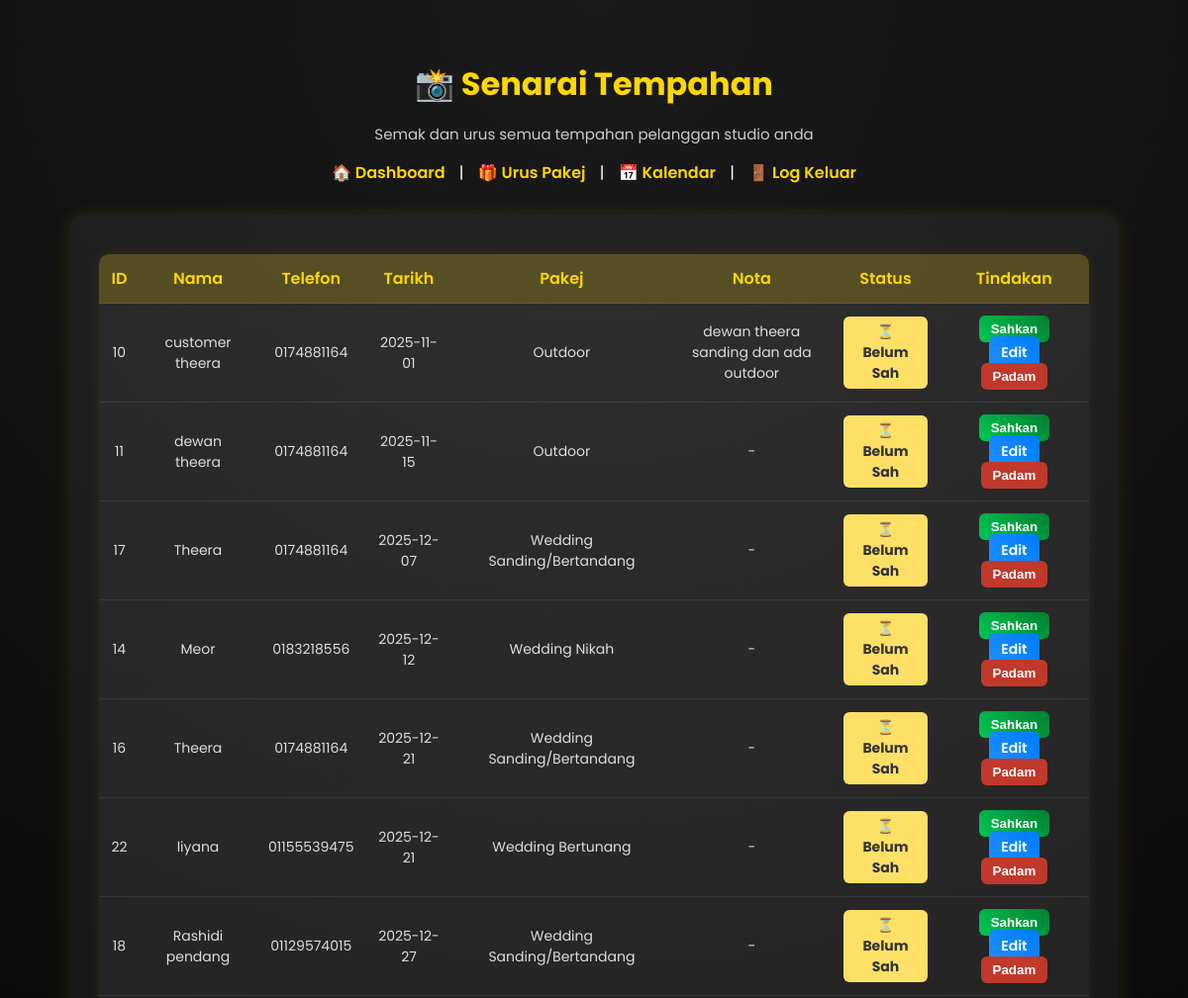
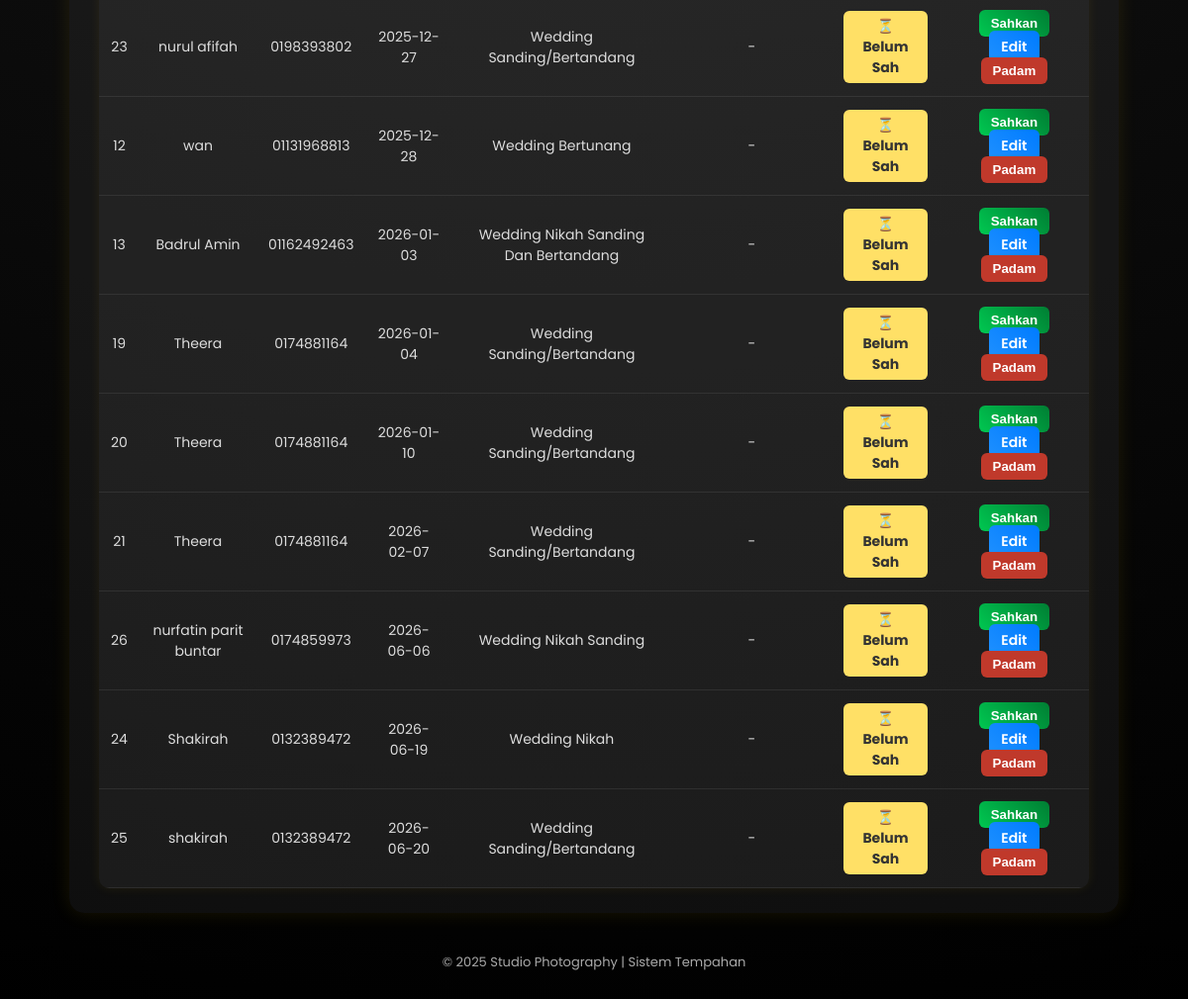
/bookings (signed in), run on the app's committed database (2 pictures, top to bottom).
### tables this page shows
CREATE TABLE bookings (
            id INTEGER PRIMARY KEY AUTOINCREMENT,
            nama TEXT NOT NULL,
            phone TEXT NOT NULL,
            tarikh TEXT NOT NULL,
            pakej TEXT NOT NULL
        , note TEXT);

### app.py (the view)
@app.route('/bookings')
def bookings():
    if not session.get('admin_logged_in'):
        return redirect(url_for('login'))
    conn = get_db_connection()
    rows = conn.execute("SELECT * FROM bookings ORDER BY tarikh ASC").fetchall()
    conn.close()
    return render_template('bookings.html', bookings=rows)

### app.py (called while the page is built)
def get_db_connection():
    conn = sqlite3.connect(DB_NAME)
    conn.row_factory = sqlite3.Row
    return conn

### templates/bookings.html (shortened to what this page needs)
<!DOCTYPE html>
<html lang="ms">
<head>
</head>
<body>
  <h1>📸 Senarai Tempahan</h1>
  <p>Semak dan urus semua tempahan pelanggan studio anda</p>
  <div class="top-links">
    <a href="{{ url_for('admin_dashboard') }}">🏠 Dashboard</a> |
    <a href="{{ url_for('urus_pakej') }}">🎁 Urus Pakej</a> |
    <a href="{{ url_for('calendar') }}">📅 Kalendar</a> |
    <a href="{{ url_for('logout') }}">🚪 Log Keluar</a>
  </div>
  <div class="container">
    {% if bookings %}
    <table>
      <thead>
        <tr>
          <th>ID</th>
          <th>Nama</th>
          <th>Telefon</th>
          <th>Tarikh</th>
          <th>Pakej</th>
          <th>Nota</th>
          <th>Status</th>
          <th>Tindakan</th>
        </tr>
      </thead>
      <tbody>
        {% for b in bookings %}
        <tr>
          <td data-label="ID">{{ b.id }}</td>
          <td data-label="Nama">{{ b.nama }}</td>
          <td data-label="Telefon">{{ b.phone }}</td>
          <td data-label="Tarikh">{{ b.tarikh }}</td>
          <td data-label="Pakej">{{ b.pakej }}</td>
          <td data-label="Nota">{{ b.note or '-' }}</td>
          <td data-label="Status">
            {% if b.status == "Disahkan" %}
              <span class="status status-sah">✅ Disahkan</span>
            {% else %}
              <span class="status status-belum">⏳ Belum Sah</span>
            {% endif %}
          </td>
          <td data-label="Tindakan">
            {% if b.status != "Disahkan" %}
            <form action="/confirm/{{ b.id }}" method="post" style="display:inline;">
              <button class="btn btn-confirm" type="submit">Sahkan</button>
            </form>
            {% endif %}
            <a href="/edit/{{ b.id }}" class="btn btn-edit">Edit</a>
            <form action="/delete/{{ b.id }}" method="post" style="display:inline;">
              <button class="btn btn-delete" type="submit" onclick="return confirm('Padam tempahan ini?')">Padam</button>
            </form>
          </td>
        </tr>
        {% endfor %}
      </tbody>
    </table>
    {% else %}
      <p>❌ Tiada tempahan ditemui.</p>
    {% endif %}
  </div>
  <footer>© 2025 Studio Photography | Sistem Tempahan</footer>
</body>
</html>

### templates/bookings.html (style rules this page uses)
body { font-family: "Poppins", sans-serif; background: radial-gradient(circle at top, #1a1a1a, #000); color: #fff; margin: 0; padding: 40px; text-align: center; }
h1 { color: #FFD700; margin-bottom: 10px; }
p { color: #ccc; font-size: 15px; }
.top-links { margin-bottom: 30px; }
a { color: #FFD700; text-decoration: none; font-weight: 600; margin: 0 10px; transition: 0.2s; }
.container { max-width: 1000px; margin: auto; background: rgba(255, 255, 255, 0.05); padding: 25px 30px; border-radius: 15px; box-shadow: 0 0 20px rgba(255, 215, 0, 0.1); }
table { width: 100%; border-collapse: collapse; margin-top: 15px; background: rgba(255, 255, 255, 0.05); border-radius: 10px; overflow: hidden; box-shadow: 0 0 12px rgba(255, 215, 0, 0.08); }
th, td { padding: 12px; border-bottom: 1px solid rgba(255, 255, 255, 0.08); text-align: center; }
th { background: rgba(255, 215, 0, 0.2); color: #FFD700; font-weight: 600; }
td { color: #ddd; font-size: 14px; }
.btn { padding: 6px 12px; border: none; border-radius: 6px; font-weight: 600; cursor: pointer; transition: 0.3s; }
.btn-edit { background: linear-gradient(45deg, #1e90ff, #007bff); color: #fff; }
.btn-delete { background: #c0392b; color: white; }
.btn-confirm { background: linear-gradient(45deg, #00c851, #007e33); color: white; }
.status { font-weight: bold; border-radius: 6px; padding: 5px 10px; display: inline-block; }
.status-belum { background: #ffe066; color: #333; }
footer { margin-top: 40px; color: #aaa; font-size: 13px; }

### data on the page
bookings: id "10", nama "customer theera", phone "0174881164", tarikh "2025-11-01", pakej "Outdoor", note "dewan theera sanding dan ada outdoor"
bookings: id "11", nama "dewan theera", phone "0174881164", tarikh "2025-11-15", pakej "Outdoor", note "-"
bookings: id "17", nama "Theera", phone "0174881164", tarikh "2025-12-07", pakej "Wedding Sanding/Bertandang", note "-"
bookings: id "14", nama "Meor", phone "0183218556", tarikh "2025-12-12", pakej "Wedding Nikah", note "-"
bookings: id "16", nama "Theera", phone "0174881164", tarikh "2025-12-21", pakej "Wedding Sanding/Bertandang", note "-"
bookings: id "22", nama "liyana", phone "01155539475", tarikh "2025-12-21", pakej "Wedding Bertunang", note "-"
bookings: id "18", nama "Rashidi pendang", phone "01129574015", tarikh "2025-12-27", pakej "Wedding Sanding/Bertandang", note "-"
bookings: id "23", nama "nurul afifah", phone "0198393802", tarikh "2025-12-27", pakej "Wedding Sanding/Bertandang", note "-"
bookings: id "12", nama "wan", phone "01131968813", tarikh "2025-12-28", pakej "Wedding Bertunang", note "-"
bookings: id "13", nama "Badrul Amin", phone "01162492463", tarikh "2026-01-03", pakej "Wedding Nikah Sanding Dan Bertandang", note "-"
bookings: id "19", nama "Theera", phone "0174881164", tarikh "2026-01-04", pakej "Wedding Sanding/Bertandang", note "-"
bookings: id "20", nama "Theera", phone "0174881164", tarikh "2026-01-10", pakej "Wedding Sanding/Bertandang", note "-"
bookings: id "21", nama "Theera", phone "0174881164", tarikh "2026-02-07", pakej "Wedding Sanding/Bertandang", note "-"
bookings: id "26", nama "nurfatin parit buntar", phone "0174859973", tarikh "2026-06-06", pakej "Wedding Nikah Sanding", note "-"
bookings: id "24", nama "Shakirah", phone "0132389472", tarikh "2026-06-19", pakej "Wedding Nikah", note "-"
bookings: id "25", nama "shakirah", phone "0132389472", tarikh "2026-06-20", pakej "Wedding Sanding/Bertandang", note "-"
